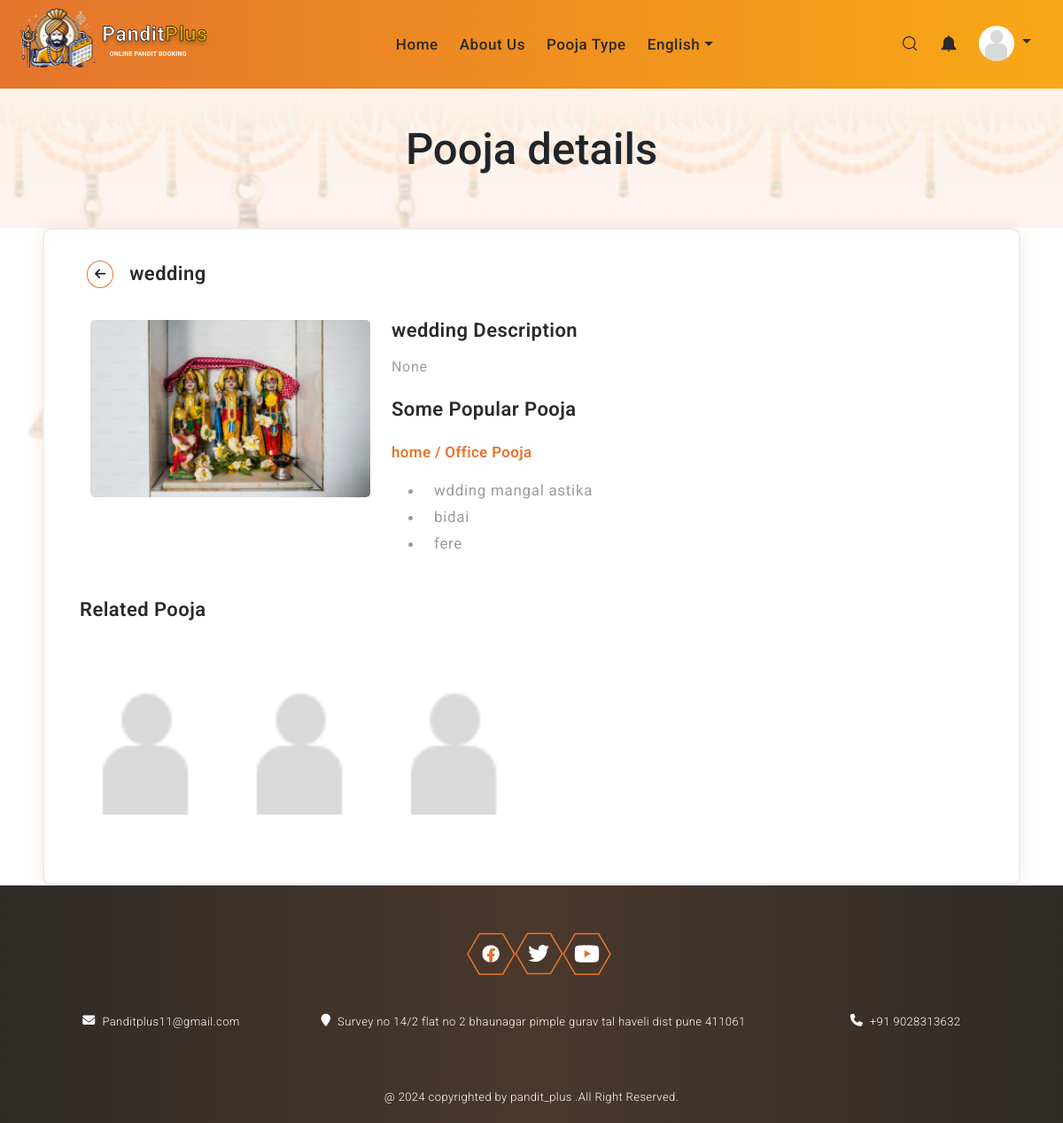
Page /pooja_details/3/ (signed in) on the committed database.
### pandit/models.py (models this page shows, shortened)
class services_type(models.Model):
    thumbnails = models.ImageField(upload_to="service_type_thumbnails")
    services_type = models.CharField(max_length=255, blank=True,null=True,default="")
    description = models.TextField(blank=True, null=True)

class services(models.Model):
    services_type = models.ForeignKey(services_type, on_delete=models.CASCADE)
    service_name = models.CharField(max_length=255, blank=True,null=True,default="")
    thumbnails = models.ImageField(upload_to="service_type_thumbnails",blank=True,null=True)

### yajman/views.py (the view)
# urls.py: path('pooja_details/<int:id>/', views.pooja_details, name='pooja_details'),
@login_required
def pooja_details(request, id):
    from pandit.models import services
    pooja = services_type.objects.filter(id=id).first
    services = services.objects.filter(services_type=id)
    data = {
        "pooja":pooja,
        "services":services,
    }
    return render(request, "yajman/pooja_details.html",data)

### template/yajman/pooja_details.html (shortened to what this page needs)
{% extends "base.html" %}
{% load static %}
{% block link %}
<link rel="stylesheet" href="{% static 'style/pages.css' %}">
{% endblock link %}
{% block main %}
<div class="wrappped_body">
    <section class="headding text-center">
        <h1>Pooja details</h1>
    </section>
    <div class="content container-fliud mx-5">
        <div class="main-container form_container">
            <h3 class=""> <button class="btn btn-back mx-2" onclick="window.location.href='/'"> <span class="fa fa-arrow-left"></span></button> <span class="mx-1"> {{pooja.services_type}}</span></h3>
            <div class="container">
                <div class="row my-4">
                    <div class="col-4 my-2">
                        <img style="width: 100%; border-radius: 5px;" src="{% if pooja.thumbnails %}{{pooja.thumbnails.url}}{% else %}{% static 'assets/png/no_dp.png' %}{% endif %}" alt="">
                    </div>
                    <div class="col-8">
                        <h4>{{pooja.services_type}} Description</h4>
                        <p>
                            {{pooja.description}}
                        </p>
                        <h4 class="">Some Popular Pooja</h4>
                        <div class="row">
                            <h6>home / Office Pooja</h6>
                            <ul class="mx-5">
                                <div class="row">
                                    {% for i in services %}
                                        <li>{{ i.service_name }}</li>
                                        {% if forloop.counter|divisibleby:5 or forloop.last %}
                                            </div>
                                        {% endif %}
                                    {% endfor %}
                                </div>
                          </div>
                    </div>
                </div>
                <div class="row">
                    <h4>Related Pooja</h4>
                    {% for j in services %}
                    <div class="col-md-2 my-5">
                        <img style="width: 100%; height: 155px; object-fit:cover; border-radius: 5px;" src="{% if j.thumbnails %}{{j.thumbnails.url}}{% else %}{% static 'assets/png/no_dp.png' %}{% endif %}"  alt="">
                    </div>
                    {% endfor %}
                </div>
            </div>
        </div>
    </div>
{% endblock main %}

### static/style/main.css (style rules this page uses)
:root { --primary-color: #E4752D; --secondary-color: #F9A815; --3rd_color: #BB6B30; --text-color: #000; }
h1 { font-family: Roboto; font-size: 69px; }
h3 { font-family: Roboto; font-size: 30px; }
h4 { font-family: Roboto; font-size: 30px; }

### static/style/pages.css (style rules this page uses)
.wrappped_body { background-image: url('../assets/jpg/bg_find_pandit.jpg'); }
.wrappped_body .headding { background: linear-gradient(180deg, #FEF4EA 0%, rgba(243, 174, 158, 0.14) 100%); padding: 40px 0px 50px 0px; justify-content: center; align-items: center; }
h1 { font-size: 49px; font-family: Roboto; }
.form_container { background: #FEF4EA; padding: 20px 20px; }
.form_container { border-radius: 10px; border: 2px solid #EDEDED; background: #FFF; box-shadow: -3px -3px 17px 0px rgba(243, 174, 158, 0.14), 3px 3px 17px 0px rgba(243, 174, 158, 0.14); padding: 30px 40px; }

### template/yajman/pooja_details.html (style rules this page uses)
.btn-back { border-radius: 50%; border: 1px solid #E4752D; padding: 4px 8px 4px 8px; font-size: 14px; }
h3 { color: #2A2A2A; font-family: Roboto; font-size: 22px; font-style: normal; font-weight: 600; line-height: 40px; letter-spacing: 0.44px; }
h4 { color: #2A2A2A; font-family: Roboto; font-size: 22px; font-style: normal; font-weight: 600; line-height: 40px; letter-spacing: 0.44px; }
p { color: #9C9C9C; font-family: Roboto; font-size: 16px; font-style: normal; font-weight: 400; line-height: 25px; letter-spacing: 0.68px; }
h6 { color: #E4752D; font-family: Roboto; font-size: 17px; font-style: normal; font-weight: 600; line-height: 40px; letter-spacing: 0.34px; }
li { color: #9C9C9C; font-family: Roboto; font-size: 17px; font-style: normal; font-weight: 400; line-height: 30px; letter-spacing: 0.68px; }

### rows in the picture
services_type: services_type "wedding", thumbnails (picture), description "None"
services: service_name "wdding mangal astika"
services: service_name "bidai"
services: service_name "fere"
